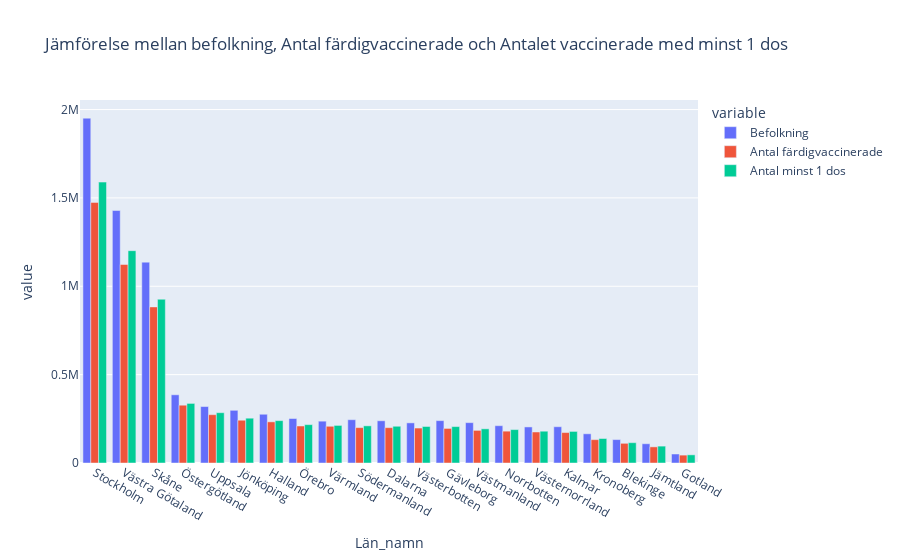

The notebook cell saved with this chart:
### Markdown cell above
# F.

### Code cell
fig = px.bar(new_df,
       x="Län_namn",
       y=["Befolkning", "Antal färdigvaccinerade", "Antal minst 1 dos"],
       barmode="group",
       title="Jämförelse mellan befolkning, Antal färdigvaccinerade och Antalet vaccinerade med minst 1 dos",)
fig.update_layout(hovermode="x")
fig.write_html(f"visualiseringar/2F_befolkning_färdigvaccinerade_minst1dos.html")
fig.show()

### Figure 1 — Plotly figure (JSON) as saved in the notebook; plotly's stock layout.template omitted (floating-point values rounded to 4 significant figures)
{"data": [{"alignmentgroup": "True", "hovertemplate": "variable=Befolkning<br>Län_namn=%{x}<br>value=%{y}<extra></extra>", "legendgroup": "Befolkning", "marker": {"color": "#636efa", "pattern": {"shape": ""}}, "name": "Befolkning", "offsetgroup": "Befolkning", "orientation": "v", "showlegend": true, "textposition": "auto", "type": "bar", "x": ["Stockholm", "Västra Götaland", "Skåne", "Östergötland", "Uppsala", "Jönköping", "Halland", "Örebro", "Värmland", "Södermanland", "Dalarna", "Västerbotten", "Gävleborg", "Västmanland", "Norrbotten", "Västernorrland", "Kalmar", "Kronoberg", "Blekinge", "Jämtland", "Gotland"], "xaxis": "x", "y": [1951266, 1428628, 1136603, 385978, 319391, 298157, 275840, 251671, 236675, 244962, 238920, 227145, 239812, 228378, 211129, 204091, 205281, 165291, 132463, 108953, 50863], "yaxis": "y"}, {"alignmentgroup": "True", "hovertemplate": "variable=Antal färdigvaccinerade<br>Län_namn=%{x}<br>value=%{y}<extra></extra>", "legendgroup": "Antal färdigvaccinerade", "marker": {"color": "#EF553B", "pattern": {"shape": ""}}, "name": "Antal färdigvaccinerade", "offsetgroup": "Antal färdigvaccinerade", "orientation": "v", "showlegend": true, "textposition": "auto", "type": "bar", "x": ["Stockholm", "Västra Götaland", "Skåne", "Östergötland", "Uppsala", "Jönköping", "Halland", "Örebro", "Värmland", "Södermanland", "Dalarna", "Västerbotten", "Gävleborg", "Västmanland", "Norrbotten", "Västernorrland", "Kalmar", "Kronoberg", "Blekinge", "Jämtland", "Gotland"], "xaxis": "x", "y": [1474667, 1123149, 883203, 327068, 273431, 242041, 232831, 209306, 207789, 200179, 199978, 197842, 195601, 184589, 180156, 175455, 172323, 132133, 111338, 91266, 44627], "yaxis": "y"}, {"alignmentgroup": "True", "hovertemplate": "variable=Antal minst 1 dos<br>Län_namn=%{x}<br>value=%{y}<extra></extra>", "legendgroup": "Antal minst 1 dos", "marker": {"color": "#00cc96", "pattern": {"shape": ""}}, "name": "Antal minst 1 dos", "offsetgroup": "Antal minst 1 dos", "orientation": "v", "showlegend": true, "textposition": "auto", "type": "bar", "x": ["Stockholm", "Västra Götaland", "Skåne", "Östergötland", "Uppsala", "Jönköping", "Halland", "Örebro", "Värmland", "Södermanland", "Dalarna", "Västerbotten", "Gävleborg", "Västmanland", "Norrbotten", "Västernorrland", "Kalmar", "Kronoberg", "Blekinge", "Jämtland", "Gotland"], "xaxis": "x", "y": [1589554, 1201350, 926692, 337197, 284616, 253540, 239824, 217105, 212669, 210238, 207901, 206573, 206004, 193389, 189057, 179863, 178704, 138656, 114939, 95548, 46201], "yaxis": "y"}], "layout": {"barmode": "group", "hovermode": "x", "legend": {"title": {"text": "variable"}, "tracegroupgap": 0}, "title": {"text": "Jämförelse mellan befolkning, Antal färdigvaccinerade och Antalet vaccinerade med minst 1 dos"}, "xaxis": {"anchor": "y", "domain": [0, 1], "title": {"text": "Län_namn"}}, "yaxis": {"anchor": "x", "domain": [0, 1], "title": {"text": "value"}}}}
